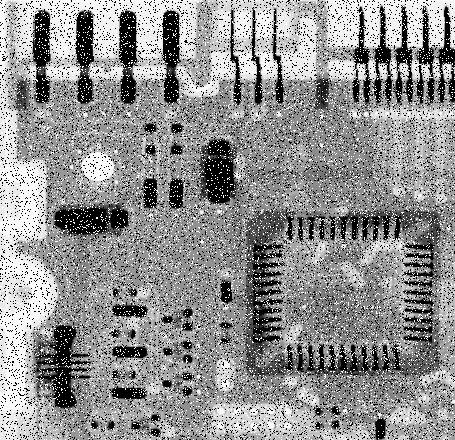
#> input picture Imagenes prueba/Board.jpg, 455 x 440 px
$ jupyter execute Deteccion_Bordes.ipynb
#> lines starting #> are read from the running program, lines starting #| are printed output that depends on the picture; after the words box and inside, x2 and y2 are one past the last pixel; in counts of white or black regions, pixels touching at a corner belong together
[cell 1]
from PIL import Image
import numpy as np
import matplotlib.pyplot as plt
from skimage import color, io
from skimage.morphology import dilation, disk
from skimage.filters import threshold_otsu


# Función para cargar y procesar la imagen
def cargarImagen():
    # Solicitar al usuario la ruta de la imagen
    file_path = input("Por favor, introduce la ruta de la imagen (incluyendo la extensión): ")
#> the answer given: ../Imagenes prueba/Board.jpg

    try:
        # Leer la imagen
        img = io.imread(file_path)
#> img is the input picture: shape (440, 455); min 0, max 255, mean 144.1

        # Convertir a escala de grises si es necesario
        if img.ndim == 3:  # Imagen con 3 canales (RGB)
            img_gray = color.rgb2gray(img)
        else:
            img_gray = img

        # Binarizar la imagen usando Otsu
        thresh = threshold_otsu(img_gray)
#> thresh = 98
        img_bw = img_gray > thresh
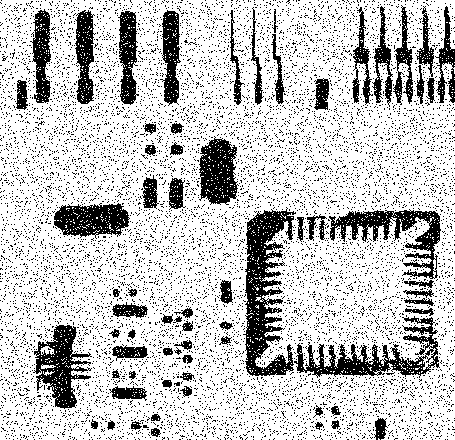
#> img_bw: shape (440, 455) bool; 76.9% white; 10063 black regions (9995 under 20 px), largest, box (x1, y1, x2, y2) and area: (243, 207, 296, 376) 4377, (294, 316, 440, 378) 2808, (329, 209, 441, 279) 2518

        # Crear el elemento estructurante (disco)
        selem = disk(1)

        # Dilatar la imagen binarizada
        img_proceso = dilation(img_bw, selem)
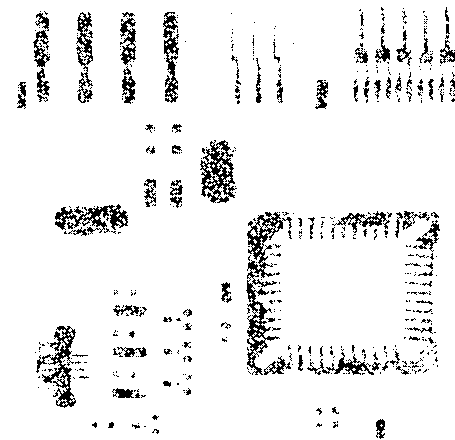
#> img_proceso: shape (440, 455) bool; 92.7% white; black in thin lines or dots

        # Calcular el gradiente morfológico (bordes detectados)
        img_bordes = img_proceso.astype(int) - img_bw.astype(int)
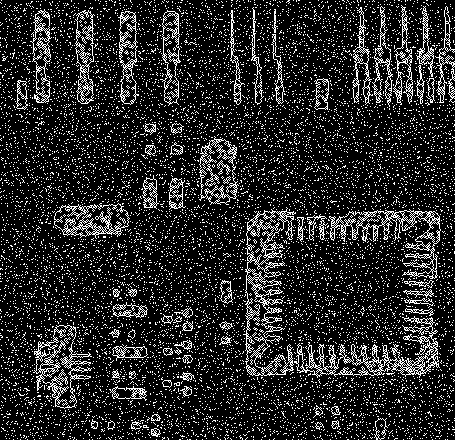
#> img_bordes: shape (440, 455) int64; values 0 (black) and 1 (white), 15.8% white in thin lines or dots

        # Mostrar las imágenes
        mostrarImagenes(img_gray, img_proceso, img_bordes)

    except FileNotFoundError:
        print("Archivo no encontrado. Asegúrate de que la ruta es correcta.")


# Función para mostrar las imágenes en la ventana
def mostrarImagenes(imagen_original, imagen_proceso, imagen_bordes):
    # Crear una nueva figura de matplotlib
    fig, axs = plt.subplots(2, 2, figsize=(10, 6))

    # Imagen original (arriba, centrada)
    axs[0, 1].imshow(imagen_original, cmap='gray')
    axs[0, 1].set_title('Imagen Original')
    axs[0, 1].axis('off')

    # Imagen del proceso (abajo a la izquierda)
    axs[1, 0].imshow(imagen_proceso, cmap='gray')
    axs[1, 0].set_title('Imagen Dilatada (Proceso)')
    axs[1, 0].axis('off')

    # Imagen de los bordes detectados (abajo a la derecha)
    axs[1, 1].imshow(imagen_bordes, cmap='gray')
    axs[1, 1].set_title('Bordes Detectados (Imagen Final)')
    axs[1, 1].axis('off')

    # Ocultar el subplot vacío
    axs[0, 0].axis('off')

    # Mostrar la figura
    plt.tight_layout()
    plt.show()
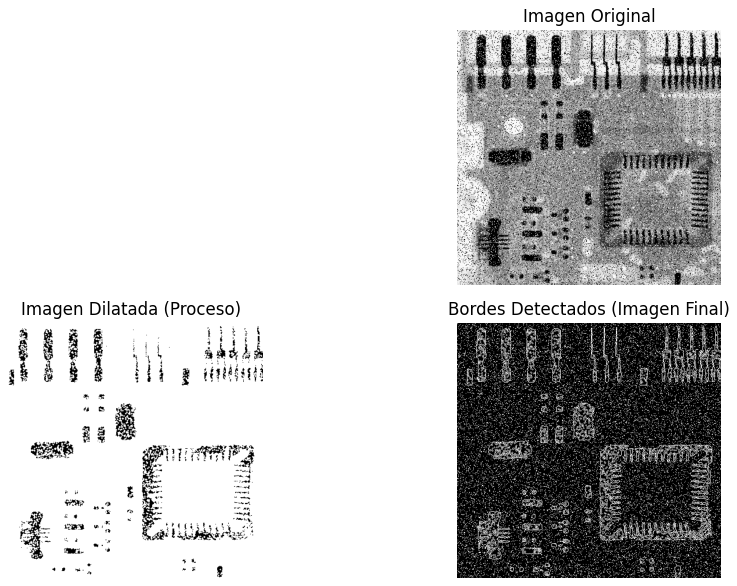
#> figure drawn by matplotlib, 3 panels


# Ejecutar la función para cargar y procesar la imagen
cargarImagen()

$ run again, on Imagenes prueba/Radio.jpg
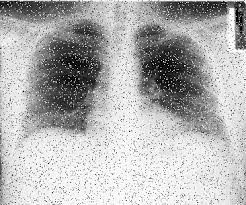
#> input picture Imagenes prueba/Radio.jpg, 246 x 205 px
#> in cargarImagen, img is the input picture: shape (205, 246, 3); min 0, max 255, mean 177.4
#> thresh = 0.6
#> in cargarImagen, `img_bw = img_gray > thresh`:
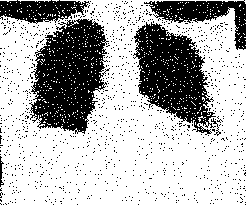
#> img_bw: shape (205, 246) bool; 69.1% white; 1121 black regions (1115 under 20 px), largest, box (x1, y1, x2, y2) and area: (29, 19, 110, 134) 5900, (133, 22, 216, 135) 4949, (144, 0, 246, 50) 1812, (0, 0, 90, 24) 1378, (0, 156, 4, 187) 61, (211, 118, 221, 136) 37
#> img_proceso: shape (205, 246) bool; 82% white; 61 black regions (56 under 20 px), largest, box (x1, y1, x2, y2) and area: (33, 20, 105, 131) 3857, (135, 25, 205, 122) 3119, (153, 2, 246, 48) 1090, (0, 1, 75, 22) 802, (75, 3, 82, 12) 28
#> img_bordes: shape (205, 246) int64; values 0 (black) and 1 (white), 12.9% white in thin lines or dots
#> in mostrarImagenes, `plt.show()`:
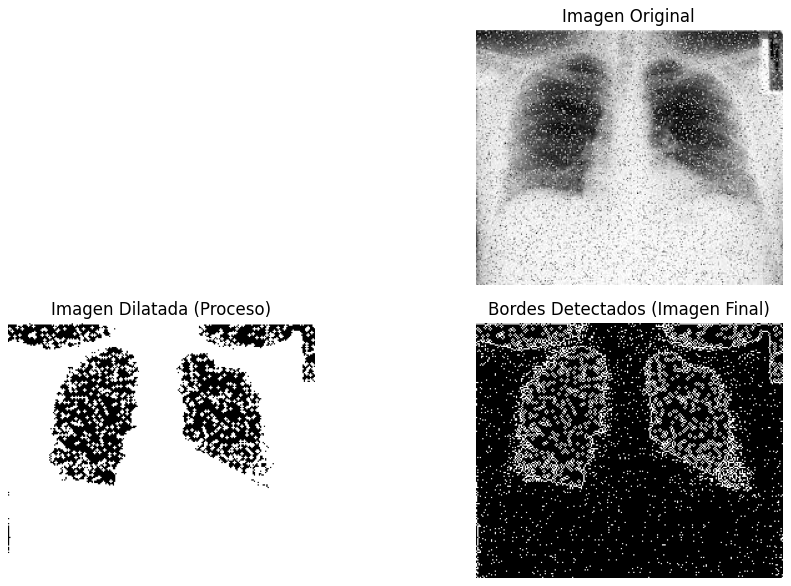
#> figure drawn by matplotlib, 3 panels
